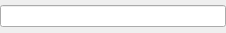
<?xml version="1.0" encoding="UTF-8"?>
<ui version="4.0">
 <class>DockableImageViewerWidget</class>
 <widget class="QWidget" name="DockableImageViewerWidget">
  <property name="geometry">
   <rect>
    <x>0</x>
    <y>0</y>
    <width>226</width>
    <height>33</height>
   </rect>
  </property>
  <property name="windowTitle">
   <string>Form</string>
  </property>
  <layout class="QHBoxLayout" name="horizontalLayout">
   <property name="leftMargin">
    <number>0</number>
   </property>
   <property name="topMargin">
    <number>0</number>
   </property>
   <property name="rightMargin">
    <number>0</number>
   </property>
   <property name="bottomMargin">
    <number>0</number>
   </property>
   <item>
    <widget class="QLineEdit" name="lineEdit"/>
   </item>
  </layout>
 </widget>
 <resources/>
 <connections/>
</ui>
